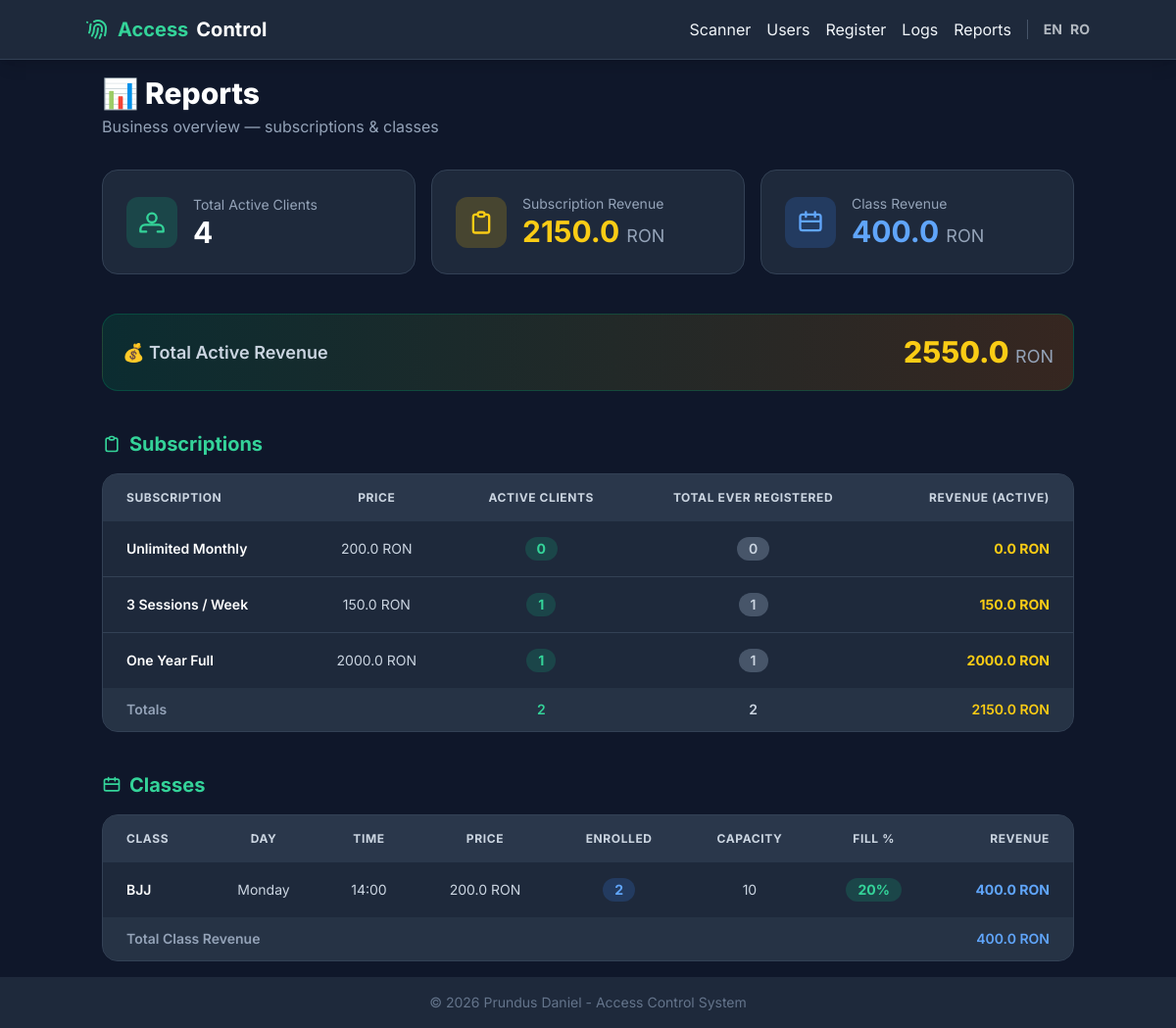
Page /reports on the committed database.
### database.py (models this page shows)
class SubscriptionType(db.Model):
    __tablename__ = 'subscription_types'
    id = db.Column(db.Integer, primary_key=True)
    name = db.Column(db.String, nullable=False)
    entries_per_week = db.Column(db.Integer)
    duration_days = db.Column(db.Integer, nullable=False)
    price = db.Column(db.Float, nullable=False)

class ClassSchedule(db.Model):
    __tablename__ = 'class_schedules'
    id = db.Column(db.Integer, primary_key=True)
    name = db.Column(db.String, nullable=False)
    day_of_week = db.Column(db.Integer, nullable=False) # 0=Monday, 6=Sunday
    start_time = db.Column(db.String(5), nullable=False) # Format: HH:MM
    capacity = db.Column(db.Integer)
    price = db.Column(db.Float, nullable=False, default=0.0)

### app.py (the view)
@app.route('/reports')
def reports():
    stats = database.get_report_stats()
    return render_template('reports.html', **stats)

### app.py (called while the page is built)
def get_locale():
    return session.get('lang', 'en')

### templates/reports.html (shortened to what this page needs)
{% extends "layout.html" %}
{% block content %}
<div class="mb-8">
    <h1 class="text-3xl font-extrabold text-white">📊 {{ _('Reports') }}</h1>
    <p class="text-slate-400 mt-1">{{ _('Business overview — subscriptions & classes') }}</p>
</div>
<div class="grid grid-cols-1 sm:grid-cols-2 lg:grid-cols-3 gap-4 mb-10">
    <div class="bg-slate-800 rounded-2xl p-6 border border-slate-700 flex items-center gap-4">
        <div class="bg-emerald-500/20 rounded-xl p-3">
            <svg xmlns="http://www.w3.org/2000/svg" class="h-7 w-7 text-emerald-400" fill="none" viewBox="0 0 24 24" stroke="currentColor">
                <path stroke-linecap="round" stroke-linejoin="round" stroke-width="2" d="M17 20h5v-2a4 4 0 00-4-4H6a4 4 0 00-4 4v2h5M12 12a4 4 0 100-8 4 4 0 000 8z"/>
            </svg>
        </div>
        <div>
            <p class="text-slate-400 text-sm">{{ _('Total Active Clients') }}</p>
            <p class="text-3xl font-bold text-white">{{ total_active_clients }}</p>
        </div>
    </div>
    <div class="bg-slate-800 rounded-2xl p-6 border border-slate-700 flex items-center gap-4">
        <div class="bg-yellow-500/20 rounded-xl p-3">
        </div>
        <div>
            <p class="text-slate-400 text-sm">{{ _('Subscription Revenue') }}</p>
            <p class="text-3xl font-bold text-yellow-400">{{ total_sub_revenue }} <span class="text-lg font-normal text-slate-400">RON</span></p>
        </div>
    </div>
    <div class="bg-slate-800 rounded-2xl p-6 border border-slate-700 flex items-center gap-4">
        <div class="bg-blue-500/20 rounded-xl p-3">
            <svg xmlns="http://www.w3.org/2000/svg" class="h-7 w-7 text-blue-400" fill="none" viewBox="0 0 24 24" stroke="currentColor">
                <path stroke-linecap="round" stroke-linejoin="round" stroke-width="2" d="M8 7V3M16 7V3M4 11h16M5 19h14a2 2 0 002-2V7a2 2 0 00-2-2H5a2 2 0 00-2 2v10a2 2 0 002 2z"/>
            </svg>
        </div>
        <div>
            <p class="text-slate-400 text-sm">{{ _('Class Revenue') }}</p>
            <p class="text-3xl font-bold text-blue-400">{{ total_class_revenue }} <span class="text-lg font-normal text-slate-400">RON</span></p>
        </div>
    </div>
</div>
<div class="bg-gradient-to-r from-emerald-900/40 to-yellow-900/40 border border-emerald-700/40 rounded-2xl p-5 mb-10 flex items-center justify-between">
    <span class="text-slate-300 font-semibold text-lg">💰 {{ _('Total Active Revenue') }}</span>
    <span class="text-3xl font-extrabold text-yellow-400">{{ total_active_revenue }} <span class="text-lg font-normal text-slate-400">RON</span></span>
</div>
<div class="mb-10">
    <h2 class="text-xl font-bold text-emerald-400 mb-4 flex items-center gap-2">
        <svg xmlns="http://www.w3.org/2000/svg" class="h-5 w-5" fill="none" viewBox="0 0 24 24" stroke="currentColor">
            <path stroke-linecap="round" stroke-linejoin="round" stroke-width="2" d="M9 5H7a2 2 0 00-2 2v12a2 2 0 002 2h10a2 2 0 002-2V7a2 2 0 00-2-2h-2M9 5a2 2 0 002 2h2a2 2 0 002-2M9 5a2 2 0 012-2h2a2 2 0 012 2"/>
        </svg>
        {{ _('Subscriptions') }}
    </h2>
    {% if subscription_stats %}
    <div class="bg-slate-800 rounded-2xl border border-slate-700 overflow-hidden">
        <table class="w-full text-sm">
            <thead class="bg-slate-700/60 text-slate-300 uppercase text-xs tracking-wider">
                <tr>
                    <th class="px-6 py-4 text-left">{{ _('Subscription') }}</th>
                    <th class="px-6 py-4 text-center">{{ _('Price') }}</th>
                    <th class="px-6 py-4 text-center">{{ _('Active Clients') }}</th>
                    <th class="px-6 py-4 text-center">{{ _('Total Ever Registered') }}</th>
                    <th class="px-6 py-4 text-right">{{ _('Revenue (Active)') }}</th>
                </tr>
            </thead>
            <tbody class="divide-y divide-slate-700">
                {% for s in subscription_stats %}
                <tr class="hover:bg-slate-700/40 transition">
                    <td class="px-6 py-4 font-semibold text-white">{{ s.name }}</td>
                    <td class="px-6 py-4 text-center text-slate-300">{{ s.price }} RON</td>
                    <td class="px-6 py-4 text-center">
                        <span class="inline-flex items-center justify-center bg-emerald-500/20 text-emerald-400 font-bold rounded-full px-3 py-0.5 text-sm">
                            {{ s.active_clients }}
                        </span>
                    </td>
                    <td class="px-6 py-4 text-center">
                        <span class="inline-flex items-center justify-center bg-slate-600 text-slate-300 font-semibold rounded-full px-3 py-0.5 text-sm">
                            {{ s.total_registered }}
                        </span>
                    </td>
                    <td class="px-6 py-4 text-right font-bold text-yellow-400">{{ s.revenue_active }} RON</td>
                </tr>
                {% endfor %}
            </tbody>
            <tfoot class="bg-slate-700/40 text-slate-300 font-semibold">
                <tr>
                    <td class="px-6 py-3 text-slate-400" colspan="2">{{ _('Totals') }}</td>
                    <td class="px-6 py-3 text-center text-emerald-400">{{ subscription_stats | sum(attribute='active_clients') }}</td>
                    <td class="px-6 py-3 text-center">{{ subscription_stats | sum(attribute='total_registered') }}</td>
                    <td class="px-6 py-3 text-right text-yellow-400">{{ total_sub_revenue }} RON</td>
                </tr>
            </tfoot>
        </table>
    </div>
    {% else %}
    <div class="bg-slate-800 rounded-2xl border border-slate-700 p-8 text-center text-slate-400">
        {{ _('No subscription types defined yet.') }}
    </div>
    {% endif %}
</div>
<div>
    <h2 class="text-xl font-bold text-emerald-400 mb-4 flex items-center gap-2">
        <svg xmlns="http://www.w3.org/2000/svg" class="h-5 w-5" fill="none" viewBox="0 0 24 24" stroke="currentColor">
            <path stroke-linecap="round" stroke-linejoin="round" stroke-width="2" d="M8 7V3M16 7V3M4 11h16M5 19h14a2 2 0 002-2V7a2 2 0 00-2-2H5a2 2 0 00-2 2v10a2 2 0 002 2z"/>
        </svg>
        {{ _('Classes') }}
    </h2>
    {% if class_stats %}
    <div class="bg-slate-800 rounded-2xl border border-slate-700 overflow-hidden">
        <table class="w-full text-sm">
            <thead class="bg-slate-700/60 text-slate-300 uppercase text-xs tracking-wider">
                <tr>
                    <th class="px-6 py-4 text-left">{{ _('Class') }}</th>
                    <th class="px-6 py-4 text-center">{{ _('Day') }}</th>
                    <th class="px-6 py-4 text-center">{{ _('Time') }}</th>
                    <th class="px-6 py-4 text-center">{{ _('Price') }}</th>
                    <th class="px-6 py-4 text-center">{{ _('Enrolled') }}</th>
                    <th class="px-6 py-4 text-center">{{ _('Capacity') }}</th>
                    <th class="px-6 py-4 text-center">{{ _('Fill') }} %</th>
                    <th class="px-6 py-4 text-right">{{ _('Revenue') }}</th>
                </tr>
            </thead>
            <tbody class="divide-y divide-slate-700">
                {% for c in class_stats %}
                <tr class="hover:bg-slate-700/40 transition">
                    <td class="px-6 py-4 font-semibold text-white">{{ c.name }}</td>
                    <td class="px-6 py-4 text-center text-slate-300">{{ _(c.day) }}</td>
                    <td class="px-6 py-4 text-center text-slate-300">{{ c.time }}</td>
                    <td class="px-6 py-4 text-center text-slate-300">{{ c.price }} RON</td>
                    <td class="px-6 py-4 text-center">
                        <span class="inline-flex items-center justify-center bg-blue-500/20 text-blue-400 font-bold rounded-full px-3 py-0.5 text-sm">
                            {{ c.enrolled }}
                        </span>
                    </td>
                    <td class="px-6 py-4 text-center text-slate-300">
                        {% if c.capacity > 0 %}{{ c.capacity }}{% else %}<span class="text-slate-500">—</span>{% endif %}
                    </td>
                    <td class="px-6 py-4 text-center">
                        {% if c.capacity > 0 %}
                            {% if c.fill_pct >= 90 %}
                                <span class="inline-block bg-red-500/20 text-red-400 font-bold rounded-full px-3 py-0.5 text-sm">{{ c.fill_pct }}%</span>
                            {% elif c.fill_pct >= 60 %}
                                <span class="inline-block bg-yellow-500/20 text-yellow-400 font-bold rounded-full px-3 py-0.5 text-sm">{{ c.fill_pct }}%</span>
                            {% else %}
                                <span class="inline-block bg-emerald-500/20 text-emerald-400 font-bold rounded-full px-3 py-0.5 text-sm">{{ c.fill_pct }}%</span>
                            {% endif %}
                        {% else %}
                            <span class="text-slate-500 text-sm">{{ _('No limit') }}</span>
                        {% endif %}
                    </td>
                    <td class="px-6 py-4 text-right font-bold text-blue-400">{{ c.revenue }} RON</td>
                </tr>
                {% endfor %}
            </tbody>
            <tfoot class="bg-slate-700/40 text-slate-300 font-semibold">
                <tr>
                    <td class="px-6 py-3 text-slate-400" colspan="7">{{ _('Total Class Revenue') }}</td>
                    <td class="px-6 py-3 text-right text-blue-400">{{ total_class_revenue }} RON</td>
                </tr>
            </tfoot>
        </table>
    </div>
    {% else %}
    <div class="bg-slate-800 rounded-2xl border border-slate-700 p-8 text-center text-slate-400">
        {{ _('No classes defined yet.') }}
    </div>
    {% endif %}
</div>
{% endblock %}

### templates/layout.html (style rules this page uses)
body { font-family: 'Inter', sans-serif; }

### rows in the picture
SubscriptionType: name "Unlimited Monthly", price "200.0", active_clients "0", total_registered "0", revenue_active "0.0"
SubscriptionType: name "3 Sessions / Week", price "150.0", active_clients "1", total_registered "1", revenue_active "150.0"
SubscriptionType: name "One Year Full", price "2000.0", active_clients "1", total_registered "1", revenue_active "2000.0"
ClassSchedule: name "BJJ", time "14:00", price "200.0", enrolled "2", capacity "10", fill_pct "20", revenue "400.0"

### other values in the picture
{{ total_active_clients }} "4"
{{ total_sub_revenue }} "2150.0"
{{ total_class_revenue }} "400.0"
{{ total_active_revenue }} "2550.0"
{{ subscription_stats | sum(attribute='active_clients') }} "2"
{{ subscription_stats | sum(attribute='total_registered') }} "2"
